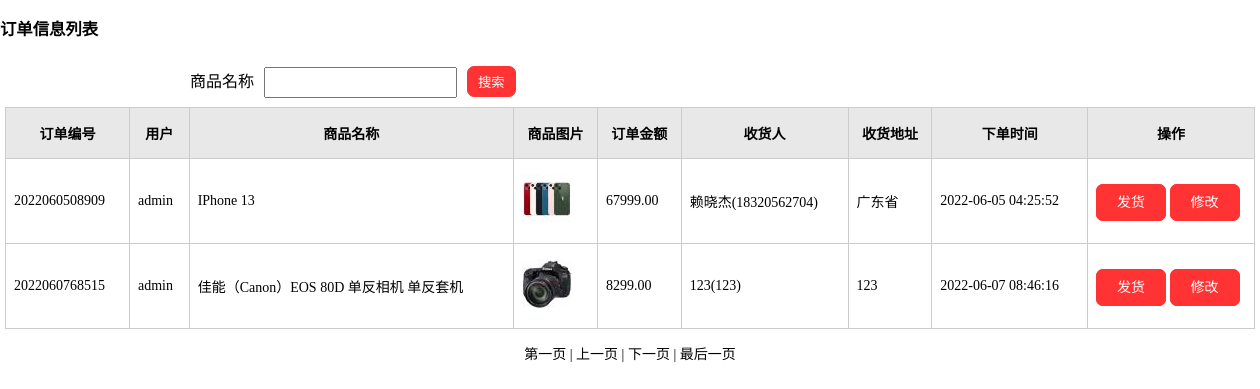
Screenshot of /ashuma/admin_order/orderList.php with the database file from the repository.
### tables this page shows
CREATE TABLE `tb_order`  (
  `id` int(0) UNSIGNED NOT NULL AUTO_INCREMENT,
  `user_id` int(0) NULL DEFAULT NULL,
  `goods_id` int(0) NULL DEFAULT NULL,
  `order_sn` varchar(50) NULL DEFAULT NULL COMMENT '订单号',
  `order_money` float(10, 2) NULL DEFAULT NULL COMMENT '订单金额',
  `consignee` varchar(20) NULL DEFAULT NULL COMMENT '收货人',
  `phone` varchar(50) NULL DEFAULT NULL,
  `address` varchar(200) NULL DEFAULT NULL COMMENT '收货地址',
  `createtime` datetime(0) NULL DEFAULT NULL,
  `updatetime` datetime(0) NULL DEFAULT NULL,
  PRIMARY KEY (`id`) USING BTREE
);

CREATE TABLE `user`  (
  `id` int(0) UNSIGNED NOT NULL AUTO_INCREMENT,
  `username` varchar(30) NULL DEFAULT NULL,
  `password` varchar(50) NULL DEFAULT NULL,
  `createtime` datetime(0) NULL DEFAULT NULL,
  `updatetime` datetime(0) NULL DEFAULT NULL,
  PRIMARY KEY (`id`) USING BTREE
);

CREATE TABLE `goods`  (
  `id` int(0) UNSIGNED NOT NULL AUTO_INCREMENT,
  `name` varchar(500) NOT NULL,
  `typeid` int(0) UNSIGNED NOT NULL,
  `price` double(8, 2) UNSIGNED NOT NULL,
  `total` int(0) UNSIGNED NOT NULL,
  `pic` varchar(32) NOT NULL,
  `note` text NULL,
  `addtime` int(0) UNSIGNED NOT NULL,
  `updatetime` datetime(0) NULL DEFAULT NULL,
  PRIMARY KEY (`id`) USING BTREE
);

### ashuma/dbconfig.php (called while the page is built, shortened)
<?php
$list_num = 5;

### ashuma/admin_order/orderList.php (the view, shortened to what this page needs)
<!doctype html>
<html>
	<head>
		<link rel="stylesheet" href="../css/mystyle.css" type="text/css"/>
	</head>
	<body>
			<h3>订单信息列表</h3>
			<div class="admin_search_bar">
				<form action="<?php echo $_SERVER['PHP_SELF'];?>">
					<ul>
						<li><label>商品名称</label><input type="text" class="txt" name="keyword" value="<?php if(isset($_GET['keyword'])) echo $_GET['keyword'];?>"></li>
						<li><button class="op_btn">搜索</button></li>
					</ul>
				</form>
			</div>
			<table border="1" width="1300px" class="frm_table">
				<tr>
					<th>订单编号</th>
					<th>用户</th>
					<th>商品名称</th>
					<th>商品图片</th>
					<th>订单金额</th>
					<th>收货人</th>
					<th>收货地址</th>
					<th>下单时间</th>
					<th style="width: 150px;">操作</th>
				</tr>
				<?php
					require("../dbconfig.php");
					if(!isset($_GET["page"])){
						$page=1;
					}else{
						$page=$_GET["page"];
					}
					$temp=($page-1)*$list_num;
					if(!isset($_GET['keyword'])){
						$keyword = "";
					}else{
						$keyword = trim($_GET['keyword']);
					}
					$sql_count = "SELECT count(*) as total FROM tb_order a, `user` b, goods c WHERE a.user_id=b.id AND a.goods_id=c.id ";
					$result = mysql_query($sql_count);
					$res = mysql_fetch_array($result);
					$num=$res['total'];
					$p_count=ceil($num/$list_num);
					$sql = "SELECT a.*,b.username,c.`name` as `goods_name`,c.pic FROM tb_order a, `user` b, goods c WHERE a.user_id=b.id AND a.goods_id=c.id ";
					$sql .= " limit {$temp},{$list_num}";
					$result = mysql_query($sql);
					while($row = mysql_fetch_assoc($result)){
						echo "<tr>";
						echo "<td>{$row['order_sn']}</td>";
						echo "<td>{$row['username']}</td>";
						echo "<td>{$row['goods_name']}</td>";
						echo "<td><img src='../uploads/s_{$row['pic']}'/></td>";
						echo "<td>{$row['order_money']}</td>";
						echo "<td>{$row['consignee']}({$row['phone']})</td>";
						echo "<td>{$row['address']}</td>";
						echo "<td>".$row['createtime']."</td>";
						echo "<td>
								<a href='orderAction.php?action=del&id={$row['id']}' class='op_btn2'>发货</a>
								<a href='editOrder.php?id={$row['id']}' class='op_btn2'>修改</a></td>";
						echo "</tr>";
					}
				?>
			</table>
			<?php
			if($num > 0){
				$prev_page=$page-1;
				$next_page=$page+1;
				echo "<p align=\"center\"> ";
				if ($page<=1)
				{
					echo "第一页 | ";
				}
				else
				{
					echo "<a href='".$_SERVER['PHP_SELF']."?page=1&keyword={$keyword}'>第一页</a> | ";
				}
				if ($prev_page<1)
				{
					echo "上一页 | ";
				}
				else
				{
					echo "<a href='".$_SERVER['PHP_SELF']."?page=$prev_page&keyword={$keyword}'>上一页</a> | ";
				}
				if ($next_page>$p_count)
				{
					echo "下一页 | ";
				}
				else
				{
					echo "<a href='".$_SERVER['PHP_SELF']."?page=$next_page&keyword={$keyword}' class='underline'>下一页</a> | ";
				}
				if ($page>=$p_count)
				{
					echo "最后一页</p>\n";
				}
				else
				{
					echo "<a href='".$_SERVER['PHP_SELF']."?page=$p_count&keyword={$keyword}'>最后一页</a></p>\n";
				}
			}else{
				echo "<P align='center'>暂时还没有记录！</p>";
			}
			?>
	</body>
</html>

### ashuma/css/mystyle.css (style rules this page uses)
html, body, form { margin:0; padding:0; }
body { background: #fff; font-size: 12px; background-color: #ffffff; }
img { border:0; }
ul,li { list-style:none; margin:0; padding:0; }
a:link { color: #fff; text-decoration: none; }
body { font-size: 14px; color: #000000; text-decoration: none; }
td { border-top-width: 1px; border-right-width: 1px; border-bottom-width: 1px; border-left-width: 1px; border-top-style: none; border-right-style: none; border-bottom-style: dashed; border-left-style: none; border-top-color: #999999; border-right-color: #999999; border-bottom-color: #999999; border-left-color: #999999; }
table { border: 1px solid #000000; border-collapse: collapse; }
table th { background-color: #E8E8E8; }
table th, table td { border: solid 1px #ccc; padding: 15px 8px; }
.frm_table { margin:0 auto;width: 1250px; }
.op_btn { background:#ff3333;border-radius: 7px; padding:10px 20px;border:1px solid #ff3333;color: #fff; }
.admin_search_bar { width:900px;margin:0 auto;line-height:50px;overflow:hidden; }
.admin_search_bar ul li .txt { line-height:25px;padding-left:10px; }
.admin_search_bar ul li label { padding-right:10px; }
.admin_search_bar ul li button { padding:5px 10px; }
.admin_search_bar ul li { display:inline-block;float:left;padding-left:10px;font-size:16px; }
.op_btn2 { background:#ff3333;border-radius: 7px; padding:10px 20px;border:1px solid #ff3333;color: #fff; }

### rows the page displays
tb_order: order_sn "2022060508909", user.username "admin", goods.name "IPhone 13", goods.pic (picture), order_money "67999.00", consignee "赖晓杰", phone "18320562704", address "广东省", createtime "2022-06-05 04:25:52"
tb_order: order_sn "2022060768515", user.username "admin", goods.name "佳能（Canon）EOS 80D 单反相机 单反套机", goods.pic (picture), order_money "8299.00", consignee "123", phone "123", address "123", createtime "2022-06-07 08:46:16"
